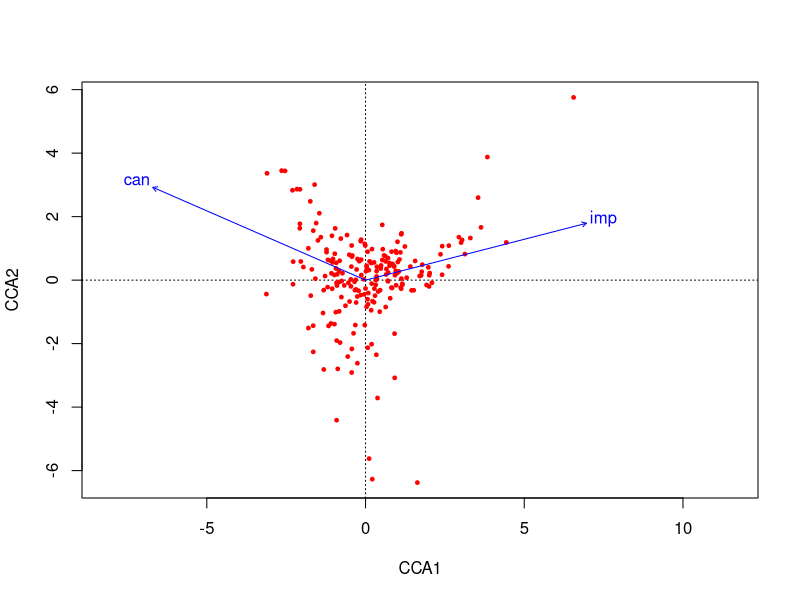
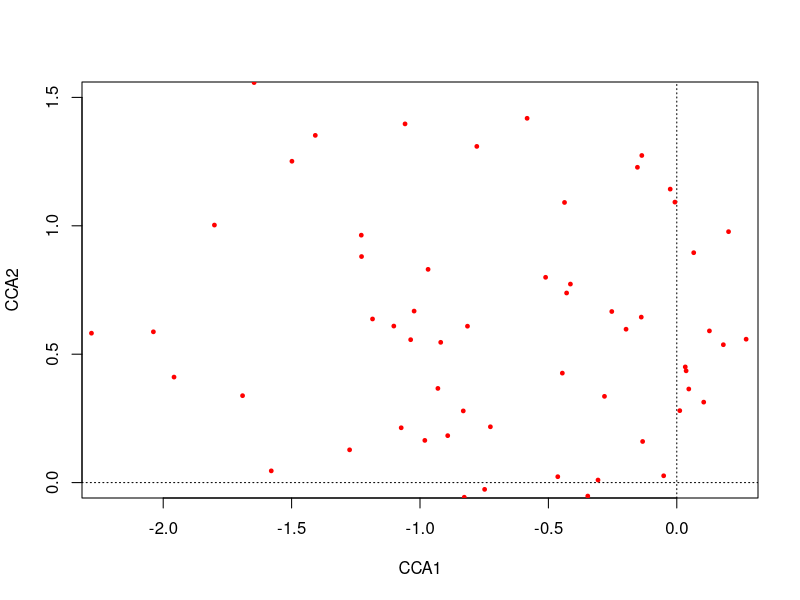
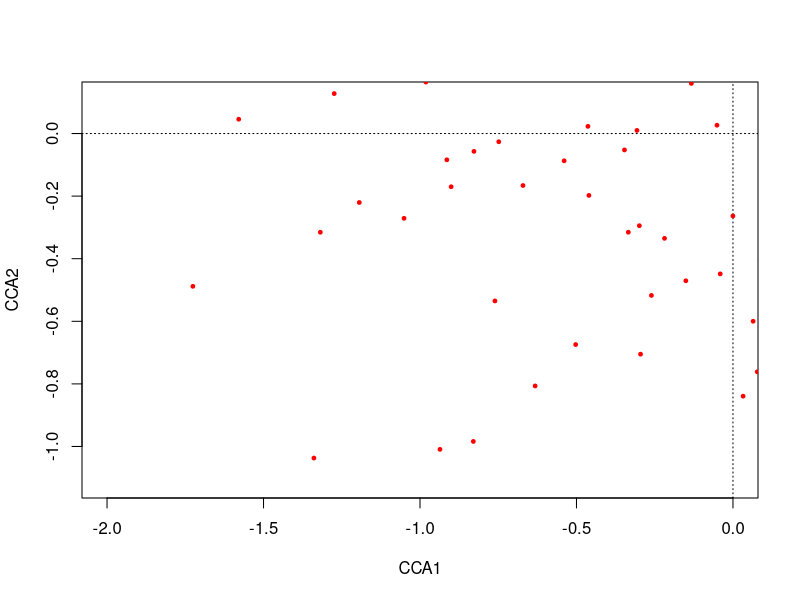
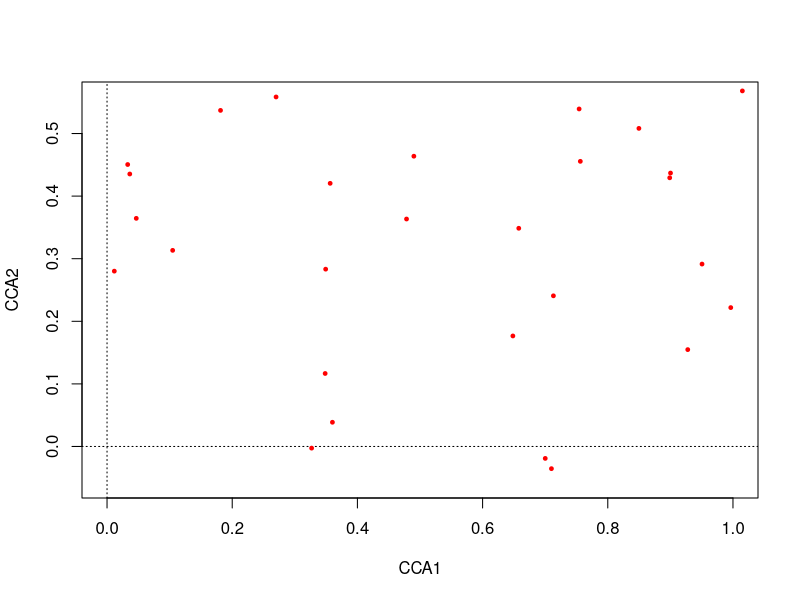
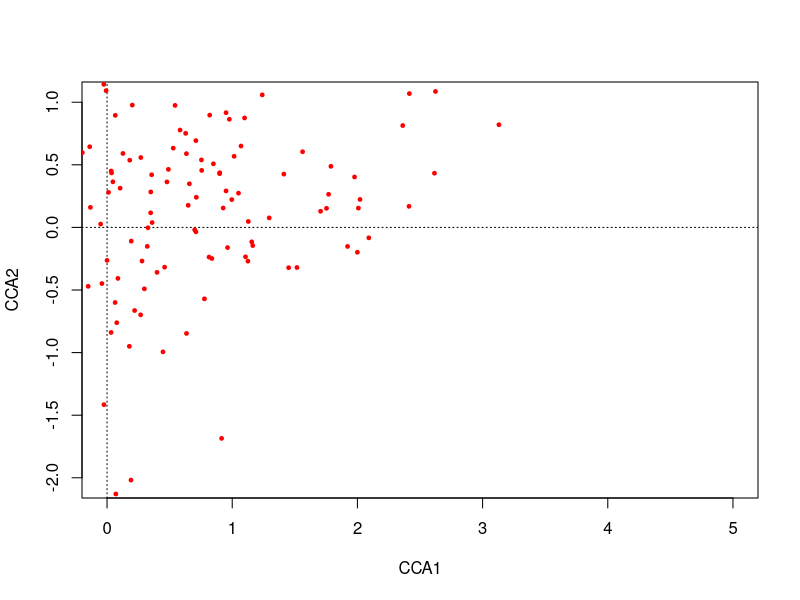
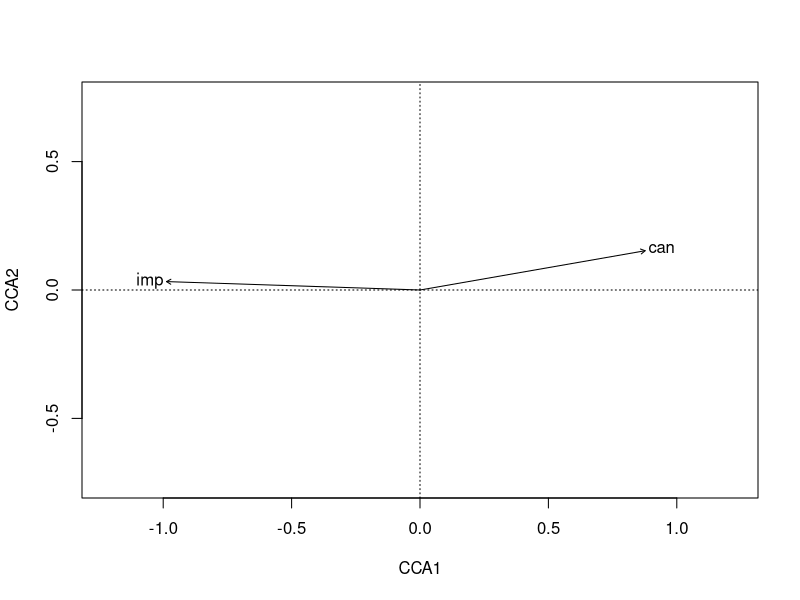
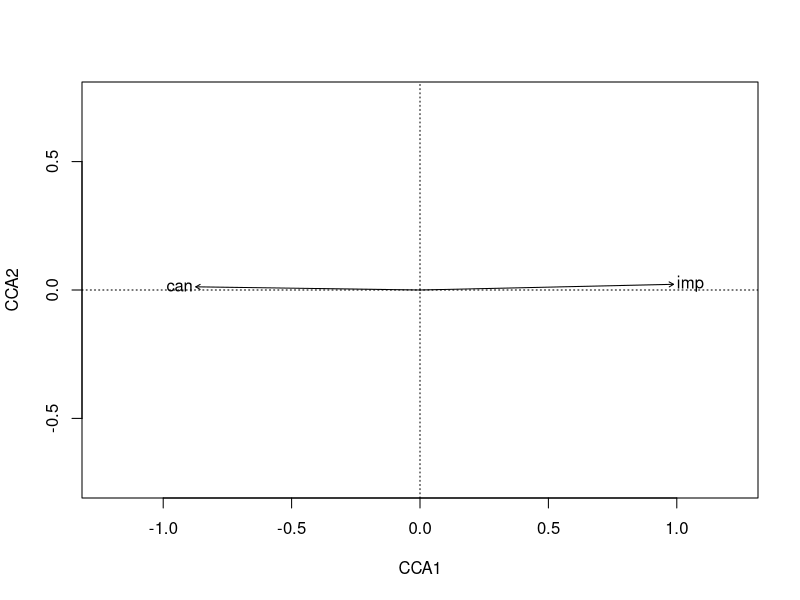
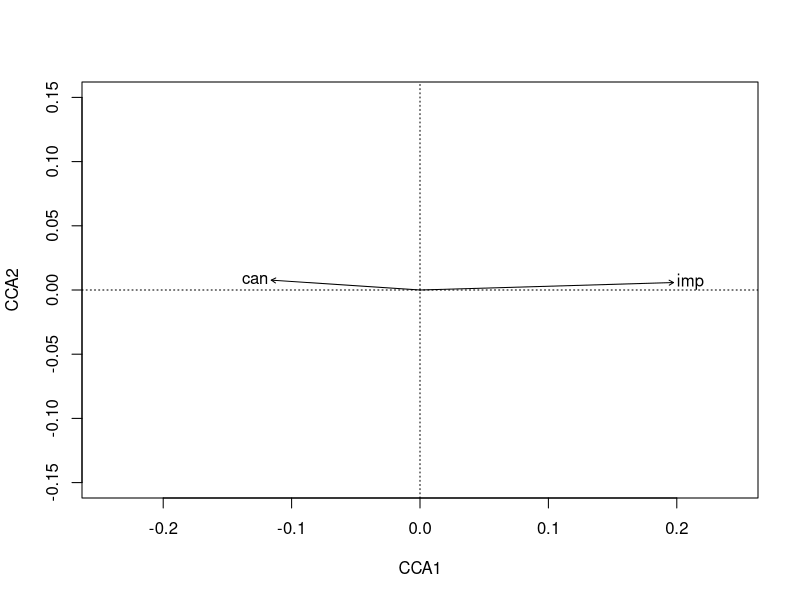

The R script that drew these images, in order:
#--------------------------------------------------------------------------------*
# ---- SET-UP ----
#================================================================================*

# Load packages:

library(vegan)
library(reshape)

# Get data:

setwd('~/Community_analysis')

pc = read.csv('derived-data/pc_10_14.csv')
g = read.csv('derived-data/guilds.csv')
lc = read.csv('derived-data/pts_lc100.csv')

#--------------------------------------------------------------------------------*
# ---- PREPARE DATA FOR ANALYSIS ----
#================================================================================*

# For this run, I will use the max count per location across distance classes:

pc$counts = pc[,7]+pc[,8]+pc[,9]+pc[,10]+pc[,11]

# Prepare count frame

pc = pc[,-c(3:5,7:15)]

t = melt(pc, id = c('site','year','species'))

t2 = cast(t, site ~ species ~ variable,max)

t3 = data.frame(t2)

t3m = as.matrix(t3)

t3m[t3m == -Inf]<-0

t4 = data.frame(t3m)

colnames(t4) = gsub('.counts','',colnames(t4))

# One of the sites has never had a count, remove it:

t4$sums = rowSums(t4)

t4 = t4[t4$sums!=0,-56]

# Ensure all lc and pc files are covered (and vice-versa):

lc = unique(lc)

lc.sites = data.frame(lc[,1])
  colnames(lc.sites) = 'site'

t4$site = row.names(t4)

t5 = merge(t4, lc.sites, all = F)

pc.sites = data.frame(t5$site)
  names(pc.sites) = 'site'

pc = t5[,-1]

lc1 = merge(lc, pc.sites, all = F, incomparables = NA)

lc = lc1

#--------------------------------------------------------------------------------*
# ---- Log-transform count data ----
#================================================================================*

head(pc)

pc2 = pc[,-53]

for(i in 1:dim(pc2)[2]){
  pc2[,i] = log(1+pc2[,i])
}

pc = pc2

#--------------------------------------------------------------------------------*
# ---- ORDINATION BY SPECIES ----
#================================================================================*

ord2 <- cca(pc ~ imp+can, data=lc)

# Ordination of imp and can only

ord2

plot(ord2, type = "n")
points(ord2, display = "sites", cex = 0.5, pch=19, col="red")
text(ord2, display = "spec", cex=0.7, col="darkgreen")
ord2.fit <- envfit(ord2 ~ imp+can, data=lc, perm=1000)
plot(ord2.fit)

# Upper left quadrant, high can, low imp:

plot(ord2, type = "n", xlim = c(-2,0),ylim = c(0,1.5))
points(ord2, display = "sites", cex = 0.5, pch=19, col="red")
text(ord2, display = "spec", cex=0.7, col="darkgreen")

# Lower left quadrant, low can, low imp:

plot(ord2, type = "n", xlim = c(-2,0),ylim = c(-1,0))
points(ord2, display = "sites", cex = 0.5, pch=19, col="red")
text(ord2, display = "spec", cex=0.7, col="darkgreen")

# Upper right quadrant, "high" can, high imp:

plot(ord2, type = "n", xlim = c(0,1),ylim = c(0,.5))
points(ord2, display = "sites", cex = 0.5, pch=19, col="red")
text(ord2, display = "spec", cex=0.7, col="darkgreen")

# Lower right quadrant, low can, high imp:

plot(ord2, type = "n", xlim = c(0,5),ylim = c(-1,0))
points(ord2, display = "sites", cex = 0.5, pch=19, col="red")
text(ord2, display = "spec", cex=0.7, col="darkgreen")

anova(ord2)

# Explained variance

ord2 # Ack! 0.076!

cca(pc ~ imp, data=lc) # .0496 ... can explains .0264 that imp does not

cca(pc ~ can, data=lc) # .0466 ... imp explains .0294 that can does not

#--------------------------------------------------------------------------------*
# ---- ORDINATION BY GUILD ----
#================================================================================*

pc = read.csv('derived-data/pc_10_14.csv')
g$species = tolower(g$species)

pcg = merge(pc,g, all = F)


#### Prepare count frame ----

# For this run, I will use the max count per location across distance classes:

pcg$counts = pcg[,7]+pcg[,8]+pcg[,9]+pcg[,10]+pcg[,11]

# Remove Bert Drake:

pcg = pcg[pcg$site!='DRAKBERMD1',]

# Separate by life history trait

pcg.troph = pcg
pcg.nest = pcg
pcg.migr = pcg

pcg$trophic = paste(pcg.troph$foraging, pcg.troph$trophic, sep='-')


trophic = aggregate(pcg$counts,by = list(pcg$site,pcg$year,pcg$trophic),sum)
names(trophic) = c('site','year','guild','count')
nest = aggregate(pcg$counts,by = list(pcg$site,pcg$year,pcg$nest),sum)
names(nest) = c('site','year','guild','count')
mig = aggregate(pcg$counts,by = list(pcg$site,pcg$year,pcg$migratory),sum)
names(mig) = c('site','year','guild','count')


# Function to prepare count frames

prep.guild = function(life.history){
  t = melt(life.history, id = c('site','year','guild'))
  t2 = cast(t, site ~ guild,max)
  t3 = data.frame(t2)[,-1]
  t3m = as.matrix(t3)
  t3m[t3m == -Inf]<-0
  t4 = data.frame(t3m)
  t4$site = t2$site
  lc = unique(lc)
  lc.sites = data.frame(lc[,1])
  colnames(lc.sites) = 'site'
  t5 = merge(t4, lc.sites, all = F)
  pc.sites = data.frame(t2$site)
  names(pc.sites) = 'site'
  t5 = t5[,-1]
  # Convert to log-transformed counts:
  pc2 = t5  
  for(i in 1:dim(pc2)[2]){
    pc2[,i] = log(1+pc2[,i])
  }
  pc2
}

trophic = prep.guild(trophic)
nest = prep.guild(nest)
mig = prep.guild(mig)

ord.troph <- cca(trophic ~ can+imp, data=lc)
ord.nest <- cca(nest ~ can+imp, data=lc)
ord.mig <- cca(mig ~ can+imp, data=lc)

# Explore explained variance

ord.troph # .1034

cca(trophic ~ imp, data=lc) # .0861, .0173 explained by can not explained by imp

cca(trophic ~ can, data=lc) # .0652, .0382 explained by imp not explained by can

#

ord.nest # .2005

cca(nest ~ imp, data=lc) # .1826, .0179 explained by can not explained by imp

cca(nest ~ can, data=lc) # .1447, .0558 explained by imp not explained by can

#

ord.mig # .05710

cca(mig ~ imp, data=lc) # .0526, .0045 explained by can not explained by imp

cca(mig ~ can, data=lc) # .0196, .0375 explained by imp not explained by can

plot(ord.troph, type = "n",xlim = c(-.75,.75),ylim = c(-.75,.75))
ord.fit = envfit(ord.troph ~ imp + can, data=lc, perm=1000)
plot(ord.fit, col =1)
text(ord.troph, display = "spec", cex=0.75, col="darkgreen")

plot(ord.nest, type = "n",xlim = c(-.75,.75),ylim = c(-.75,.75))
ord.fit = envfit(ord.nest ~ imp + can, data=lc, perm=1000)
plot(ord.fit, col =1)
text(ord.nest, display = "spec", cex=1, col="red")

plot(ord.mig, type = "n",xlim = c(-.15,.15),ylim = c(-.15,.15))
ord.fit = envfit(ord.mig ~ imp + can, data=lc, perm=1000)
plot(ord.fit, col =1)
text(ord.mig, display = "spec", cex=1.5, col="blue")
